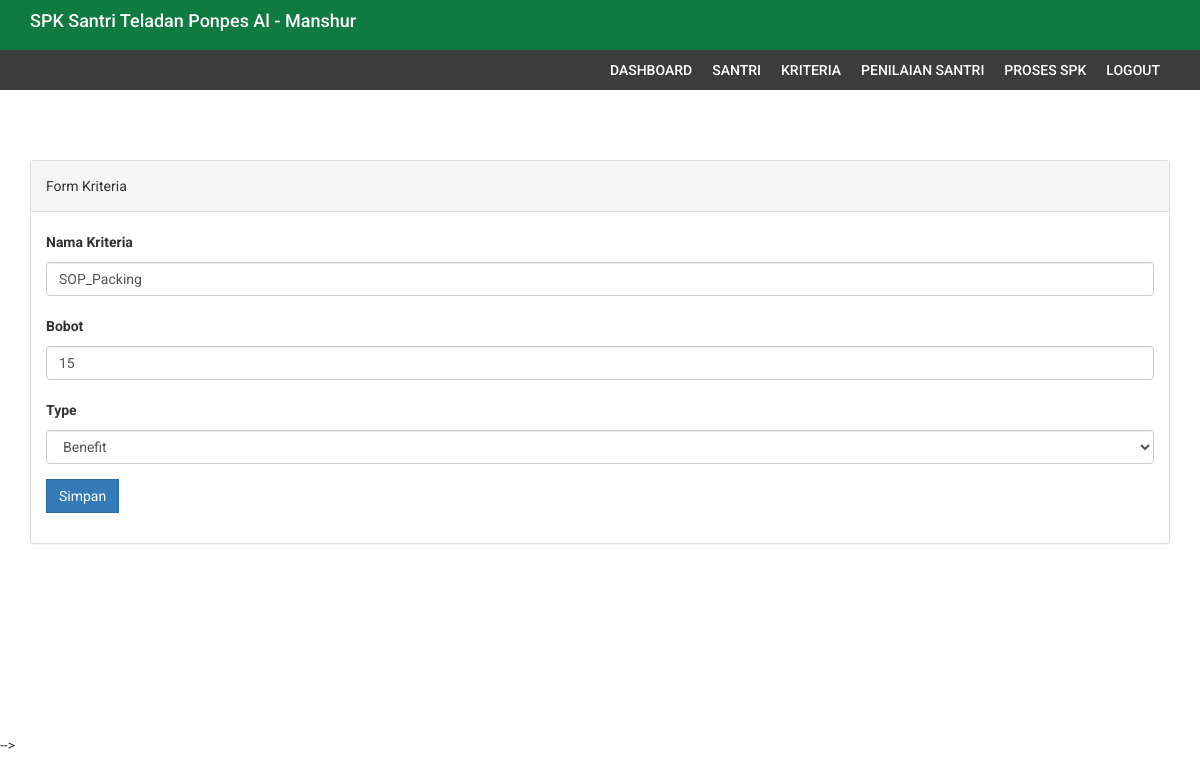
/edit_kriteria.php?id=15 (signed in), run on the app's committed database.
### tables this page shows
CREATE TABLE `kriteria` (
  `id_kriteria` int(11) NOT NULL,
  `kriteria` varchar(32) DEFAULT NULL,
  `bobot` float(5,2) DEFAULT NULL,
  `type` varchar(12) DEFAULT NULL
);

### db/db_config.php (called while the page is built, shortened)
<?php
	class database extends PDO{
		protected $dsn = 'mysql:host=localhost;dbname=db_spk_santri';
		protected $dsu = 'root';
		protected $dsp = '';
		private $cmd = '';
		function __construct(){
			try {
				$this->db = new PDO($this->dsn,$this->dsu,$this->dsp);
			} catch (PDOException $e) {
				echo $e->getMessage();
			}
		}
		function select($c,$t){
			$this->cmd = "select $c from $t";
			return $this;
		}
		function where($params){
			$this->cmd .= " where $params";
			return $this;
		}
		function get(){
			$q = $this->db->prepare($this->cmd);
			$q->execute();
			return $q->fetchAll();
		}
	}
?>

### edit_kriteria.php (the view, shortened to what this page needs)
<?php include 'header.php';?>
<?php include 'menu.php';?>
<div class="content-wrapper">
    <div class="container">
        <div class="row">
            <div class="col-md-12">
            <br/>
              <div class="panel panel-default">
                  <div class="panel-heading">
                    Form Kriteria
                  </div>
                  <div class="panel-body">
                      <form method="post" action="update_kriteria.php" enctype="multipart/form-data">
                          <?php foreach ($db->select('*','kriteria')->where('id_kriteria='.$_GET['id'])->get() as $data): ?>
                              <div class="form-group">
                                  <label for="nama">Nama Kriteria</label>
                                  <input type="text" class="form-control" id="kriteria" name="kriteria" value="<?= $data['kriteria']?>">
                              </div>
                              <div class="form-group">
                                  <label>Bobot</label>
                                  <input type="number" name="bobot" class="form-control bobot" value="<?= $data['bobot']?>" pattern="^[0-9\.\-\/]+$">
                              </div>
                              <div class="form-group">
                                  <label>Type</label>
                                  <select class="form-control" name="type">
                                      <option value="Benefit" <?php if($data['type']=='Benefit'){ echo 'selected'; }?>>Benefit</option>
                                  </select>
                              </div>
                          <?php endforeach ?>
                          <div class="form-group">
                              <button class="btn btn-primary">Simpan</button>
                          </div>
                      </form>
                  </div>
              </div>
            </div>
        </div>
        </div>
    </div>
<?php include 'footer.php';?>

### assets/css/style.css (style rules this page uses)
body { font-family: "Roboto", sans-serif; line-height: 30px; }
.content-wrapper { margin-top: 40px; min-height: 600px; padding-bottom: 60px; }
.btn { border-radius: 0px; -webkit-border-radius: 0px; -moz-border-radius: 0px; }

### data on the page
kriteria: kriteria "SOP_Packing", bobot "15", type "Benefit"
